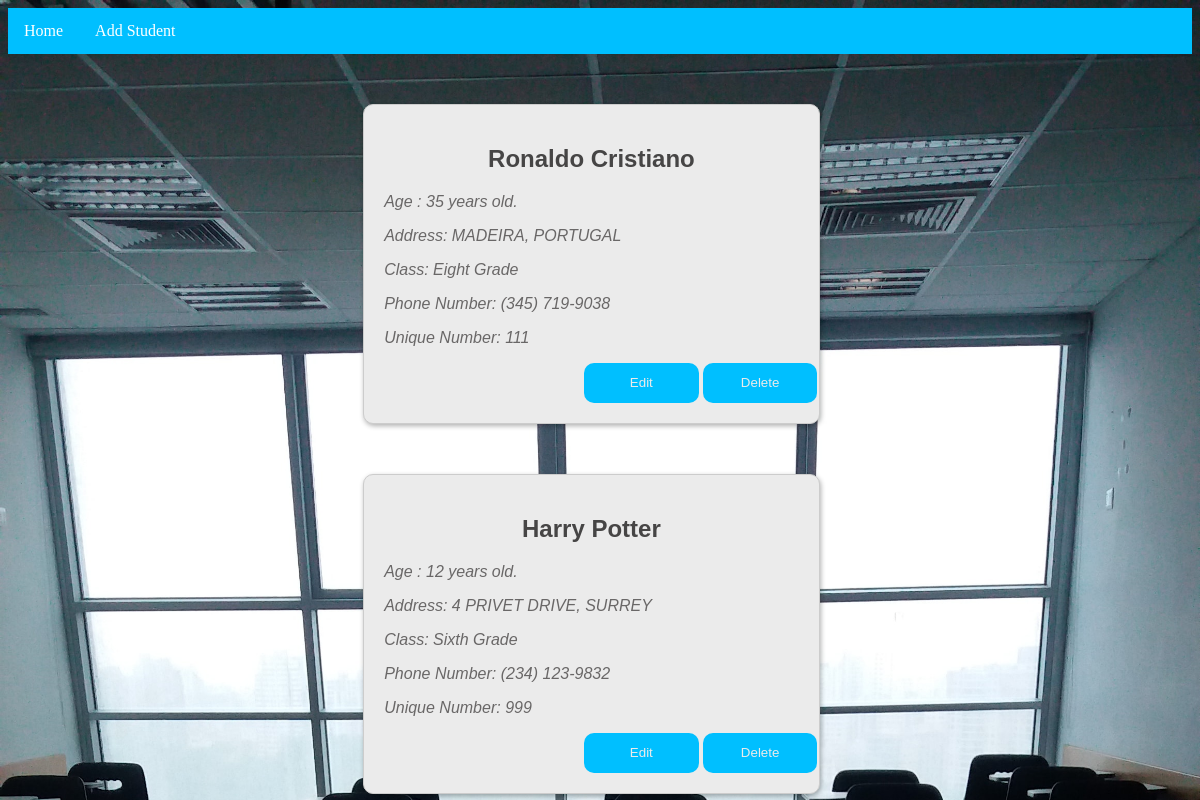
The app's page /viewStudent/ with its own data.
### myApp/models.py (models this page shows)
class Student(models.Model):
    first_name = models.CharField(max_length=30)
    last_name = models.CharField(max_length=30)
    age = models.IntegerField()
    address = models.TextField()
    phone_number = models.CharField(max_length=12)
    student_class = models.CharField(max_length=30)
    unique_number = models.IntegerField()

### myApp/views.py (the view)
# urls.py: path('viewStudent/', views.viewStudent, name = 'site-viewStudent'),
def viewStudent(request):
    try:
        student = Student.objects.values()
        student = {"student": student}
        return render(request, 'myApp/viewStudent.html', student)
    except Exception as e:
        print("exception: {}".format(e))
        return redirect("site-home")

### myApp/templates/myApp/viewStudent.html (shortened to what this page needs)
<!DOCTYPE html>
<html lang="en">
<head>
    {% load static %}
    <link rel="stylesheet" type="text/css" href="{% static 'myApp/style.css' %}">
</head>
<body class="body" >
    <div class="navbar">
    <ul>
        <li><a href="{% url 'site-home' %}">Home</a></li>
        <li><a href="{% url 'site-addStudent' %}">Add Student</a></li>
    </ul>
    </div>
    {% for person in student%}
    <div class="main-block">
        <h2>{{person.first_name}} {{person.last_name}}</h2>
        <p>Age      : {{person.age}} years old. </p>
        <p>Address: {{person.address}}</p>
        <p>Class: {{person.student_class}}</p>
        <p>Phone Number: {{person.phone_number}}</p>
        <p>Unique Number: {{person.unique_number}}</p>
        <form action="{% url 'delete' %}">
            <div class="buttons">
                <button name="submit" class="action_btn Edit" type="submit" value="Edit" ">Edit</button>
                <button name="submit" class="action_btn Delete" type="submit" value="Delete" >Delete</button>
        </div>
        </form>
    </div>
    {% endfor%}
</body>
</html>

### myApp/static/myApp/style.css (style rules this page uses)
.navbar ul { list-style-type: none; margin: 0; padding: 0; overflow: hidden; background-color: #00BFFF; }
.navbar li { float: left; }
.navbar a { display: block; color: white; text-align: center; padding: 14px 16px; text-decoration: none; }

### records on screen
Student: first_name "Ronaldo", last_name "Cristiano", age "35", address "MADEIRA, PORTUGAL", student_class "Eight Grade", phone_number "(345) 719-9038", unique_number "111"
Student: first_name "Harry", last_name "Potter", age "12", address "4 PRIVET DRIVE, SURREY", student_class "Sixth Grade", phone_number "(234) 123-9832", unique_number "999"
